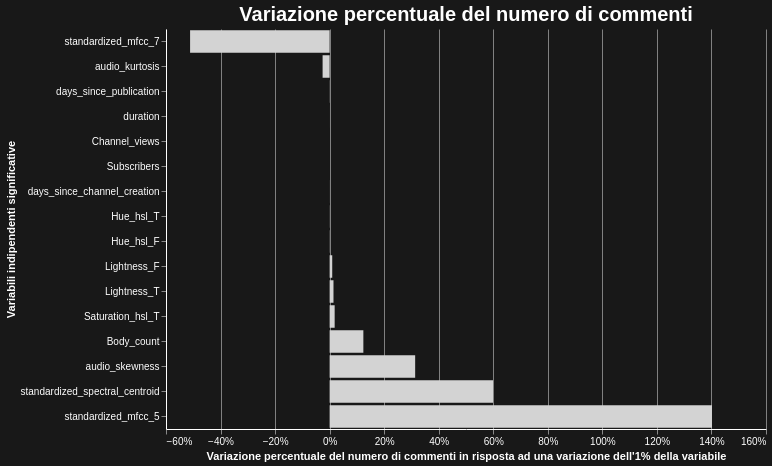

Vega-Lite specification for this chart:
### Vega-Lite specification from a JSON file in a GitHub repository (floating-point values rounded to 4 significant figures)
{"config": {"view": {"continuousWidth": 300, "continuousHeight": 300, "stroke": "transparent"}, "axis": {"domainColor": "white", "gridColor": "grey", "labelColor": "white", "titleColor": "white"}, "background": "#181818", "legend": {"labelColor": "white", "titleColor": "white"}}, "data": {"name": "data-c9c14c8593d5a067e78bb22da20df933"}, "mark": {"type": "bar"}, "encoding": {"color": {"condition": {"param": "param_5", "value": "#1f77b4", "empty": false}, "value": "#d3d3d3"}, "tooltip": [{"field": "Variable", "type": "nominal"}, {"field": "Variation", "format": ".2%", "type": "quantitative"}], "x": {"axis": {"format": ".0%"}, "field": "Variation", "title": "Variazione percentuale del numero di commenti in risposta ad una variazione dell'1% della variabile", "type": "quantitative"}, "y": {"field": "Variable", "sort": {"field": "Variation", "order": "ascending"}, "title": "Variabili indipendenti significative", "type": "ordinal"}}, "height": 400, "params": [{"name": "param_5", "select": {"type": "point", "fields": ["Variable"]}, "bind": "legend"}, {"name": "param_6", "select": {"type": "interval", "encodings": ["x", "y"]}, "bind": "scales"}], "title": {"text": "Variazione percentuale del numero di commenti", "color": "white", "fontSize": 20}, "width": 600, "$schema": "https://vega.github.io/schema/vega-lite/v5.17.0.json", "datasets": {"data-c9c14c8593d5a067e78bb22da20df933": [{"Variable": "standardized_mfcc_7", "Dependent": "comments", "Variation": -0.5117}, {"Variable": "audio_kurtosis", "Dependent": "comments", "Variation": -0.02582}, {"Variable": "days_since_publication", "Dependent": "comments", "Variation": -0.000623}, {"Variable": "duration", "Dependent": "comments", "Variation": -6.993e-05}, {"Variable": "Channel_views", "Dependent": "comments", "Variation": -3.631e-10}, {"Variable": "Subscribers", "Dependent": "comments", "Variation": 1.824e-07}, {"Variable": "days_since_channel_creation", "Dependent": "comments", "Variation": 0.0001798}, {"Variable": "Hue_hsl_T", "Dependent": "comments", "Variation": 0.0004687}, {"Variable": "Hue_hsl_F", "Dependent": "comments", "Variation": 0.0006673}, {"Variable": "Lightness_F", "Dependent": "comments", "Variation": 0.009526}, {"Variable": "Lightness_T", "Dependent": "comments", "Variation": 0.01414}, {"Variable": "Saturation_hsl_T", "Dependent": "comments", "Variation": 0.01842}, {"Variable": "Body_count", "Dependent": "comments", "Variation": 0.1237}, {"Variable": "audio_skewness", "Dependent": "comments", "Variation": 0.3136}, {"Variable": "standardized_spectral_centroid", "Dependent": "comments", "Variation": 0.5991}, {"Variable": "standardized_mfcc_5", "Dependent": "comments", "Variation": 1.402}]}}
